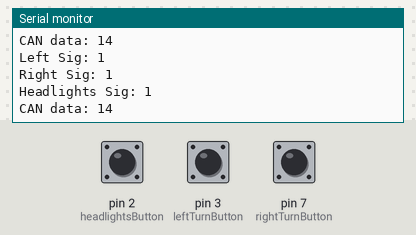
A sketch run on a simulated Arduino Uno, built with avr-gcc and run on an emulated ATmega328P. Parts: the last lines printed to the serial monitor. The inputs (shaded band) are chosen by the test bench; at power-on: pin 2 (headlightsButton) HIGH, pin 3 (leftTurnButton) HIGH, pin 7 (rightTurnButton) HIGH.

Above: at 1.4 s.
1.5 s: pin 2 (headlightsButton) pulled LOW for 0.35 s
At 1.71 s:
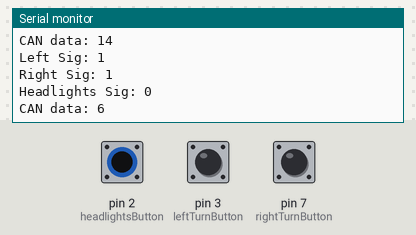
3.3 s: pin 3 (leftTurnButton) pulled LOW for 0.35 s
At 3.52 s:
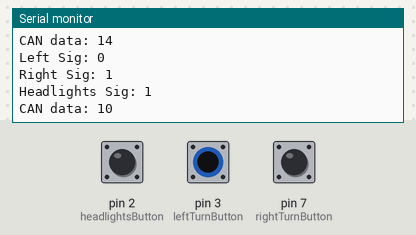
5.1 s: pin 7 (rightTurnButton) pulled LOW for 0.35 s
At 5.32 s:
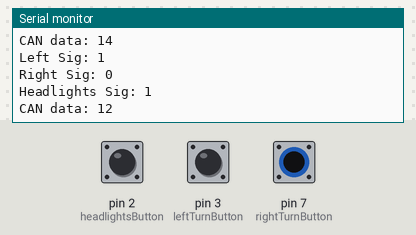
Timing chart, 0 to 8.1 s (numbered marks = the images above; inputs shaded):
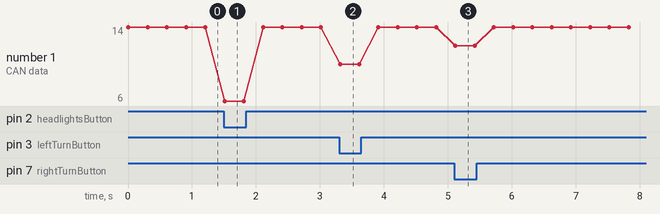

Measured:
- after the input at 1.5 s, the serial monitor: prints a new line at once (image 1)
- after the input at 3.3 s, the serial monitor: prints a new line at once (image 2)
- after the input at 5.1 s, the serial monitor: prints a new line at once (image 3)

The sketch:

LightsControllerUnit.ino
```cpp
#include <mcp_can.h>
#include <mcp_can_dfs.h>

#include <SPI.h>
#include <time.h>
#include <stdio.h>
#include <stdlib.h>
#include "mcp_can.h"

// pin for SPI CS on CAN Controller
const int spiCSPin = 10;

// pins for buttons
const int leftTurnButton = 3;
const int rightTurnButton = 7;
const int hazardsButton = 5;
const int headlightsButton = 2;

// var for CAN ID, message byte size, and CAN ID extension
unsigned long int id = 0x004;
unsigned int len = 1;
unsigned int ext = 0;

MCP_CAN CAN(spiCSPin);

void setup() {
  Serial.begin(115200);
  pinMode(leftTurnButton, INPUT_PULLUP);
  pinMode(rightTurnButton, INPUT_PULLUP);
  pinMode(hazardsButton, INPUT_PULLUP);
  pinMode(headlightsButton, INPUT_PULLUP);
  while(CAN_OK != CAN.begin(CAN_500KBPS, MCP_8MHz)){
    Serial.println("CAN BUS transmitter init failed");
    delay(100);
  }
  Serial.println("CAN BUS transmitter Init OK!");
}

void loop() {
  // update signal values
  int leftTurnSig = updateLeftTurn();
  int rightTurnSig = updateRightTurn();
  //int hazardsSig = updateHazards();
  int hazardsSig = 0b0;
  int headlightsSig = updateHeadlights();

  // place signal values into each byte of the CAN message
  int byte0 = (headlightsSig << 3) | (leftTurnSig << 2) | (rightTurnSig << 1) | hazardsSig;
  unsigned char msg[1] = {byte0};
  Serial.print("CAN data: ");
  Serial.println(byte0);
  // send message every 300ms
  CAN.sendMsgBuf(id, ext, len, msg);
  delay(300);

}

int updateLeftTurn(){
  int leftTurnSig = 0b0;
  if (digitalRead(leftTurnButton) == HIGH)
    leftTurnSig = 0b1;
  Serial.print("Left Sig: ");
  Serial.println(leftTurnSig);
  return leftTurnSig;
}

int updateRightTurn(){
  int rightTurnSig = 0b0;
  if (digitalRead(rightTurnButton) == HIGH)
    rightTurnSig = 0b1;
  Serial.print("Right Sig: ");
  Serial.println(rightTurnSig);
  return rightTurnSig;
}

int updateHazards() {
  int hazardsSig = 0b0;
  if (digitalRead(hazardsButton) == HIGH)
    hazardsSig = 0b1;
  Serial.print("Hazards Sig: ");
  Serial.println(hazardsSig);
  return hazardsSig;
}

int updateHeadlights() {
  int headlightsSig = 0b0;
  if (digitalRead(headlightsButton) == HIGH)
    headlightsSig = 0b1;
  Serial.print("Headlights Sig: ");
  Serial.println(headlightsSig);
  return headlightsSig;
}
```
